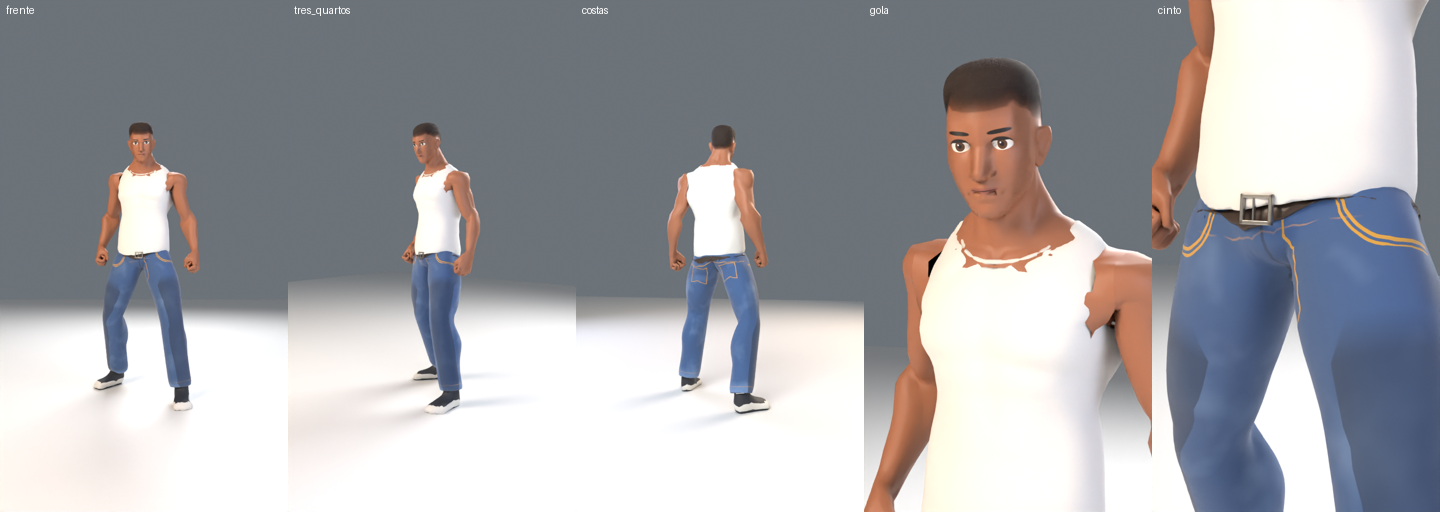

Here is the Python script that generated this plot:
"""Prova do "cara" v2 (motor3d/personagem_q.py): frente, 3/4, costas, close da gola/regata e do cinto/jeans.
Saída: cara_v2.png.   AMOSTRAS=10 ~/.venv-video/bin/python cara_v2.py"""
import os, sys, time
AQUI = os.path.dirname(os.path.abspath(__file__))
sys.path.insert(0, os.path.join(AQUI, "..", "..", "motor3d"))
import bpy
from mathutils import Vector
import motor as mt
import personagem_q as pq
import animacao_pronta as ap
from PIL import Image, ImageDraw

A = int(os.environ.get("AMOSTRAS", 10))
sc = mt.setup(1, samples=A, res=(576, 1024))
sc.view_settings.view_transform = "Standard"
sc.view_settings.exposure = -0.7
w = bpy.data.worlds.new("w"); sc.world = w; w.use_nodes = True
w.node_tree.nodes["Background"].inputs["Color"].default_value = mt.lin("#B9C4CE")
w.node_tree.nodes["Background"].inputs["Strength"].default_value = 0.5
chao = mt.box("chao", -6, 6, -6, 6, -0.01, 0, None)
m = bpy.data.materials.new("chao"); m.use_nodes = True
m.node_tree.nodes["Principled BSDF"].inputs["Base Color"].default_value = mt.lin("#6E7378")
chao.data.materials.append(m)
for pos, e, cor in (((-2.2, -3.0, 3.2), 330, "#FFE8D0"), ((2.6, -2.0, 2.2), 120, "#DCE6FF"),
                    ((0.5, 2.8, 3.0), 260, "#FFFFFF")):
    d = bpy.data.lights.new("a", "AREA"); d.energy, d.size = e, 2.0; d.color = mt.lin(cor)[:3]
    o = mt.link(bpy.data.objects.new("a", d)); o.location = pos
    o.rotation_mode = "QUATERNION"; o.rotation_quaternion = (Vector((0, 0, 1.0)) - Vector(pos)).to_track_quat("-Z", "Y")
t0 = time.time()
Q = pq.personagem("cara")
pq._acoes_ual(Q)
ap.aplicar_acao(Q, "Idle_Loop")
print("montagem: %.1fs" % (time.time() - t0))
cd = bpy.data.cameras.new("c"); cam = mt.link(bpy.data.objects.new("c", cd)); sc.camera = cam
al = mt.empty("al", (0, 0, 1)); ct = cam.constraints.new("TRACK_TO"); ct.target = al
ct.track_axis, ct.up_axis = "TRACK_NEGATIVE_Z", "UP_Y"
tomadas = [("frente", (0, -3.6, 1.0), (0, 0, 0.9), 40),
           ("tres_quartos", (2.3, -2.8, 1.15), (0, 0, 0.9), 40),
           ("costas", (-0.6, 3.6, 1.0), (0, 0, 0.9), 40),
           ("gola", (0.25, -1.15, 1.5), (0, 0, 1.42), 50),
           ("cinto", (0.3, -0.95, 0.95), (0, 0, 0.84), 50)]
sc.frame_set(10)
ims = []
for nome, c, a, lens in tomadas:
    cam.location, al.location, cd.lens = c, a, lens
    sc.render.filepath = os.path.join(AQUI, f"_v2_{nome}.png")
    t = time.time(); bpy.ops.render.render(write_still=True); print(nome, "%.1fs" % (time.time() - t), flush=True)
    im = Image.open(sc.render.filepath).convert("RGB").resize((288, 512))
    ImageDraw.Draw(im).text((6, 4), nome, fill=(255, 255, 255))
    ims.append(im)
    os.remove(sc.render.filepath)
folha = Image.new("RGB", (288 * 5, 512))
for k, im in enumerate(ims):
    folha.paste(im, (k * 288, 0))
folha.save(os.path.join(AQUI, "cara_v2.png"))
print("ok")
